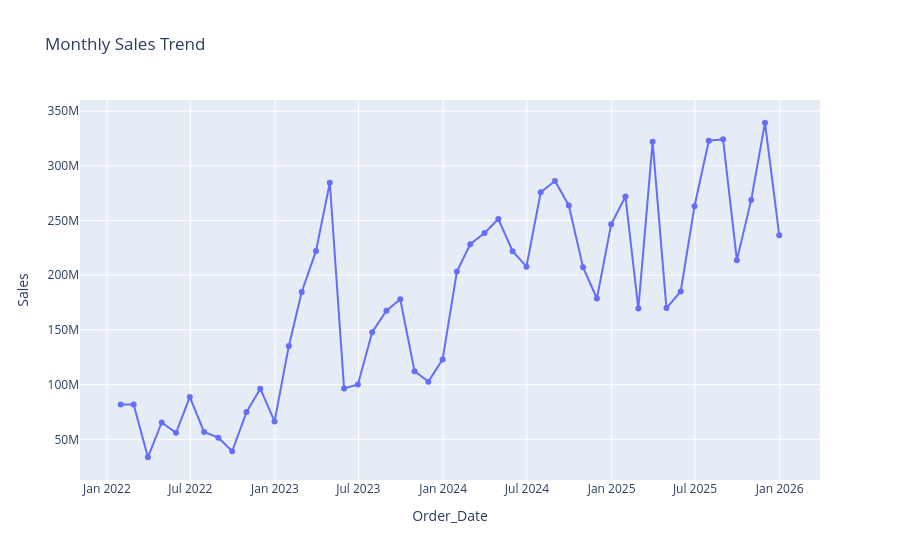
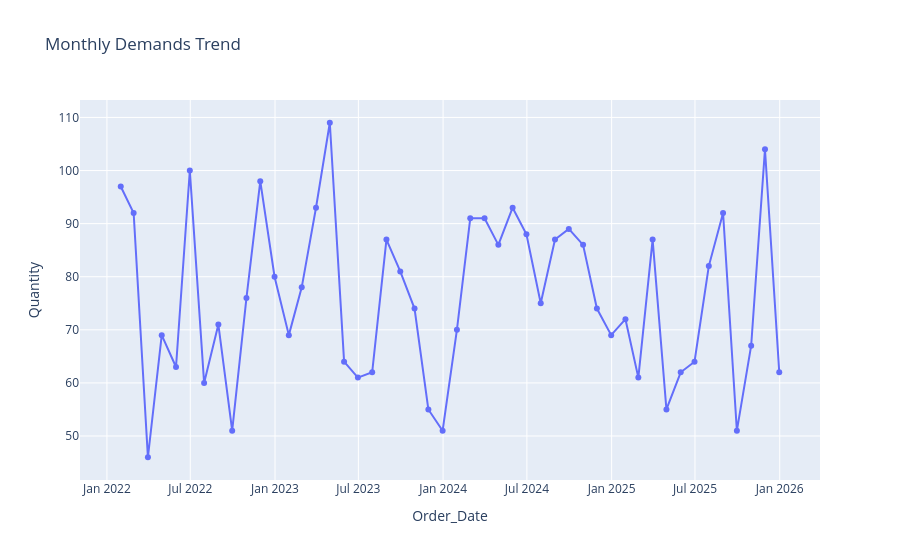

Notebook code for these charts, in order:
### Code cell
# plot the monthly sales data over time
monthly_data = ev_sales1.resample('M')[['Sales', 'Quantity']].sum()

fig1 = px.line(
    monthly_data,
    y='Sales',
    markers='o',
    title='Monthly Sales Trend'
)

fig2 = px.line(
    monthly_data,
    y='Quantity',
    markers='o',
    title='Monthly Demands Trend'
)

fig1.show()
fig2.show()
